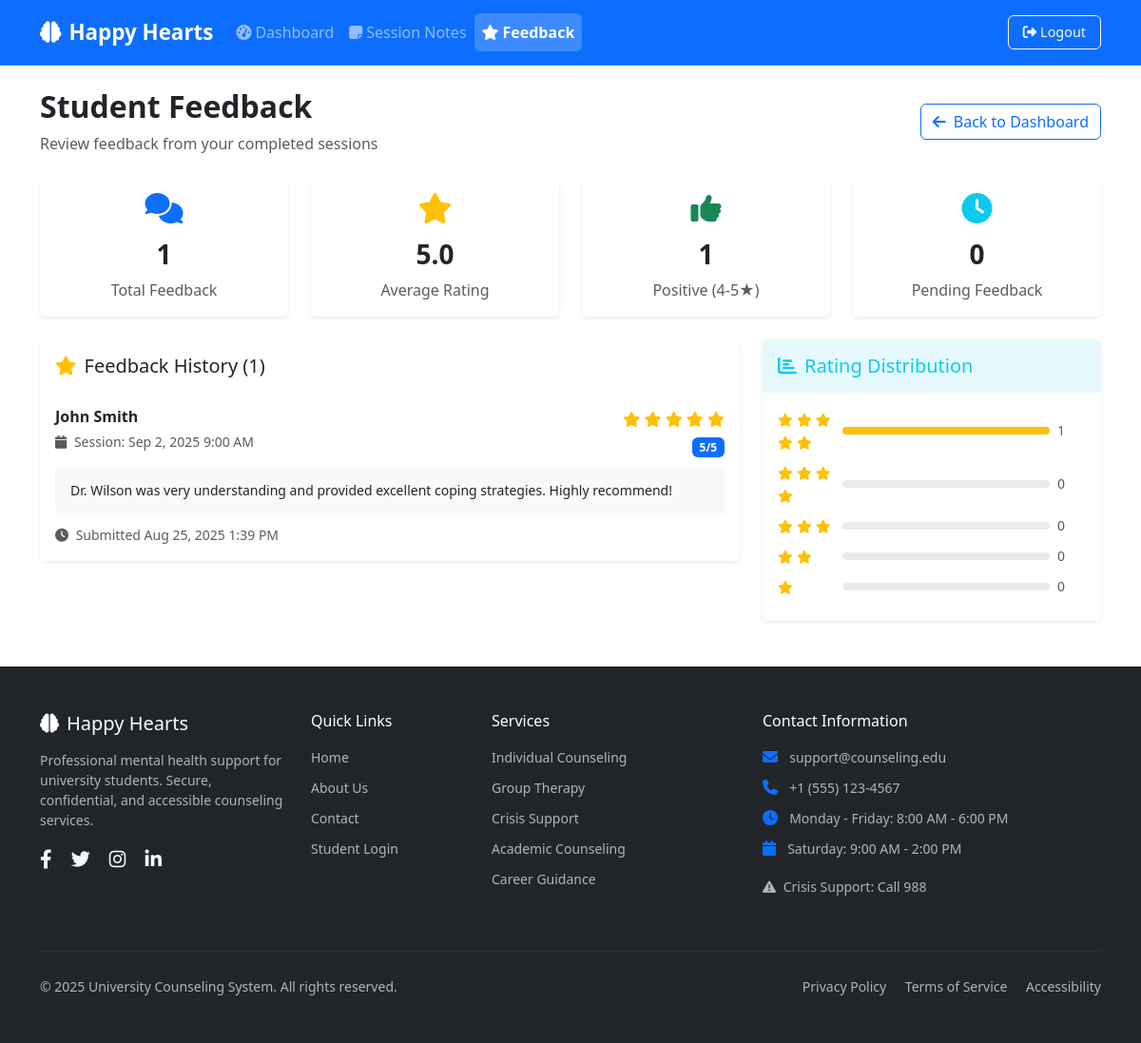
The page /counselor/view_feedback.php (signed in) on the database as committed earlier.
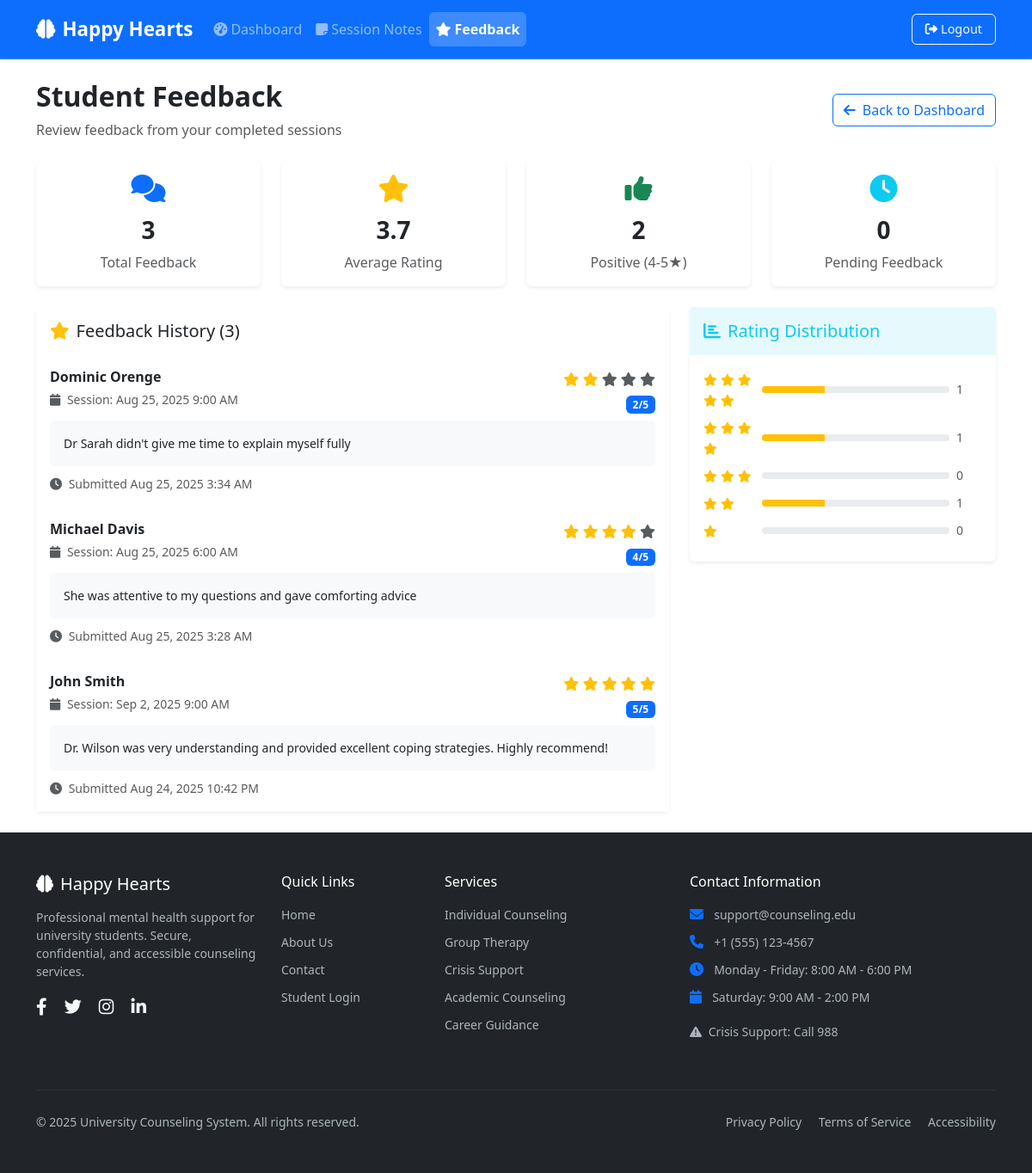
The same page on the database as committed later.
### tables this page shows
CREATE TABLE `feedback` (
  `id` bigint NOT NULL AUTO_INCREMENT,
  `student_id` bigint NOT NULL,
  `counselor_id` bigint NOT NULL,
  `session_id` bigint NOT NULL,
  `rating` int DEFAULT NULL,
  `comment` text,
  `created_at` timestamp NULL DEFAULT CURRENT_TIMESTAMP,
  PRIMARY KEY (`id`),
  UNIQUE KEY `student_id` (`student_id`,`counselor_id`,`session_id`),
  KEY `counselor_id` (`counselor_id`),
  KEY `session_id` (`session_id`),
  CONSTRAINT `feedback_ibfk_1` FOREIGN KEY (`student_id`) REFERENCES `users` (`id`),
  CONSTRAINT `feedback_ibfk_2` FOREIGN KEY (`counselor_id`) REFERENCES `users` (`id`),
  CONSTRAINT `feedback_ibfk_3` FOREIGN KEY (`session_id`) REFERENCES `sessions` (`id`),
  CONSTRAINT `feedback_chk_1` CHECK ((`rating` between 1 and 5))
);

CREATE TABLE `users` (
  `id` bigint NOT NULL AUTO_INCREMENT,
  `role` enum('STUDENT','COUNSELOR','ADMIN') NOT NULL,
  `name` varchar(150) NOT NULL,
  `email` varchar(150) NOT NULL,
  `password_hash` varchar(255) NOT NULL,
  `phone` varchar(20) DEFAULT NULL,
  `created_at` timestamp NULL DEFAULT CURRENT_TIMESTAMP,
  PRIMARY KEY (`id`),
  UNIQUE KEY `email` (`email`)
);

CREATE TABLE `appointments` (
  `id` bigint NOT NULL AUTO_INCREMENT,
  `student_id` bigint NOT NULL,
  `counselor_id` bigint NOT NULL,
  `start_time` datetime NOT NULL,
  `end_time` datetime NOT NULL,
  `status` enum('PENDING','APPROVED','DECLINED','CANCELLED','COMPLETED') DEFAULT 'PENDING',
  `message` text,
  `created_at` timestamp NULL DEFAULT CURRENT_TIMESTAMP,
  `updated_at` timestamp NULL DEFAULT NULL,
  PRIMARY KEY (`id`),
  KEY `counselor_id` (`counselor_id`,`start_time`),
  KEY `student_id` (`student_id`,`start_time`),
  CONSTRAINT `appointments_ibfk_1` FOREIGN KEY (`student_id`) REFERENCES `users` (`id`),
  CONSTRAINT `appointments_ibfk_2` FOREIGN KEY (`counselor_id`) REFERENCES `users` (`id`)
);

### counselor/view_feedback.php (the view, shortened to what the changed rows need)
<?php
require_once '../config/db.php';
$counselor_id = $_SESSION['user_id'];
$stmt = $pdo->prepare("
    SELECT f.*, u.name as student_name, a.start_time, a.end_time
    FROM feedback f
    JOIN sessions s ON f.session_id = s.id
    JOIN appointments a ON s.appointment_id = a.id
    JOIN users u ON f.student_id = u.id
    WHERE a.counselor_id = ?
    ORDER BY f.created_at DESC
");
$stmt->execute([$counselor_id]);
$feedback_list = $stmt->fetchAll();
$total_feedback = count($feedback_list);
$avg_rating = 0;
$rating_counts = [1 => 0, 2 => 0, 3 => 0, 4 => 0, 5 => 0];
if ($total_feedback > 0) {
    $total_ratings = 0;
    foreach ($feedback_list as $feedback) {
        $total_ratings += $feedback['rating'];
        $rating_counts[$feedback['rating']]++;
    }
    $avg_rating = $total_ratings / $total_feedback;
}
?>
<!DOCTYPE html>
<html lang="en">
<head>
    <link href="https://cdn.jsdelivr.net/npm/bootstrap@5.3.0/dist/css/bootstrap.min.css" rel="stylesheet">
    <link href="https://cdnjs.cloudflare.com/ajax/libs/font-awesome/6.4.0/css/all.min.css" rel="stylesheet">
    <link href="../assets/css/app.css" rel="stylesheet">
</head>
<body>
    <div class="container py-4">
        <div class="row">
            <div class="col-12">
                <div class="d-flex justify-content-between align-items-center mb-4">
                    <div>
                        <h2 class="fw-bold">Student Feedback</h2>
                    </div>
                </div>
            </div>
        </div>
        <div class="row g-4 mb-4">
            <div class="col-md-3">
                <div class="card border-0 shadow-sm text-center">
                    <div class="card-body">
                        <i class="fas fa-comments text-primary fs-2 mb-3"></i>
                        <h3 class="fw-bold"><?= $total_feedback ?></h3>
                        <p class="text-muted mb-0">Total Feedback</p>
                    </div>
                </div>
            </div>
            <div class="col-md-3">
                <div class="card border-0 shadow-sm text-center">
                    <div class="card-body">
                        <i class="fas fa-star text-warning fs-2 mb-3"></i>
                        <h3 class="fw-bold"><?= number_format($avg_rating, 1) ?></h3>
                        <p class="text-muted mb-0">Average Rating</p>
                    </div>
                </div>
            </div>
            <div class="col-md-3">
                <div class="card border-0 shadow-sm text-center">
                    <div class="card-body">
                        <i class="fas fa-thumbs-up text-success fs-2 mb-3"></i>
                        <h3 class="fw-bold"><?= $rating_counts[5] + $rating_counts[4] ?></h3>
                        <p class="text-muted mb-0">Positive (4-5★)</p>
                    </div>
                </div>
            </div>
        </div>
        <div class="row">
            <div class="col-lg-8">
                <div class="card border-0 shadow-sm">
                    <div class="card-header bg-white border-0 py-3">
                        <h5 class="mb-0">
                            <i class="fas fa-star text-warning me-2"></i>Feedback History (<?= $total_feedback ?>)
                        </h5>
                    </div>
                    <div class="card-body p-0">
                        <?php if (empty($feedback_list)): ?>
                            <div class="text-center py-5">
                                <i class="fas fa-comments text-muted fs-1 mb-3"></i>
                                <h5 class="text-muted">No feedback yet</h5>
                                <p class="text-muted">Feedback will appear here after students complete their sessions</p>
                            </div>
                        <?php else: ?>
                            <div class="list-group list-group-flush">
                                <?php foreach ($feedback_list as $feedback): ?>
                                    <div class="list-group-item border-0 py-3">
                                        <div class="d-flex justify-content-between align-items-start mb-2">
                                            <div>
                                                <h6 class="mb-1 fw-bold"><?= htmlspecialchars($feedback['student_name']) ?></h6>
                                                <small class="text-muted">
                                                    <i class="fas fa-calendar me-1"></i>
                                                    Session: <?= date('M j, Y g:i A', strtotime($feedback['start_time'])) ?>
                                                </small>
                                            </div>
                                            <div class="text-end">
                                                <div class="mb-1">
                                                    <?php for ($i = 1; $i <= 5; $i++): ?>
                                                        <i class="fas fa-star <?= $i <= $feedback['rating'] ? 'text-warning' : 'text-muted' ?>"></i>
                                                    <?php endfor; ?>
                                                </div>
                                                <span class="badge bg-primary"><?= $feedback['rating'] ?>/5</span>
                                            </div>
                                        </div>
                                        <?php if ($feedback['comment']): ?>
                                            <div class="bg-light rounded p-3 mb-2">
                                                <p class="mb-0 small"><?= nl2br(htmlspecialchars($feedback['comment'])) ?></p>
                                            </div>
                                        <?php endif; ?>
                                        <small class="text-muted">
                                            <i class="fas fa-clock me-1"></i>
                                            Submitted <?= date('M j, Y g:i A', strtotime($feedback['created_at'])) ?>
                                        </small>
                                    </div>
                                <?php endforeach; ?>
                            </div>
                        <?php endif; ?>
                    </div>
                </div>
            </div>
            <div class="col-lg-4">
                <div class="card border-0 shadow-sm mb-4">
                    <div class="card-body">
                        <?php if ($total_feedback > 0): ?>
                            <?php for ($i = 5; $i >= 1; $i--): ?>
                                <div class="d-flex align-items-center mb-2">
                                    <div class="me-2" style="width: 60px;">
                                        <?php for ($j = 1; $j <= $i; $j++): ?>
                                            <i class="fas fa-star text-warning small"></i>
                                        <?php endfor; ?>
                                    </div>
                                    <div class="flex-grow-1">
                                        <div class="progress" style="height: 8px;">
                                            <div class="progress-bar bg-warning"
                                                 style="width: <?= $total_feedback > 0 ? ($rating_counts[$i] / $total_feedback * 100) : 0 ?>%">
                                            </div>
                                        </div>
                                    </div>
                                    <div class="ms-2 text-muted small" style="width: 30px;">
                                        <?= $rating_counts[$i] ?>
                                    </div>
                                </div>
                            <?php endfor; ?>
                        <?php endif; ?>
                    </div>
                </div>
            </div>
        </div>
    </div>
</body>
</html>

Rows that differ between the two databases and show on the page:
added feedback: student.name "Dominic Orenge", appointments.start_time "Aug 25, 2025 9:00 AM", rating "2", comment "Dr Sarah didn't give me time to explain myself fully", created_at "Aug 25, 2025 3:34 AM"
added feedback: student.name "Michael Davis", appointments.start_time "Aug 25, 2025 6:00 AM", rating "4", comment "She was attentive to my questions and gave comforting advice", created_at "Aug 25, 2025 3:28 AM"
changed feedback "John Smith": created_at "Aug 25, 2025 1:39 PM" → "Aug 24, 2025 10:42 PM"
Other text that changed with them:
$total_feedback: "1" → "3"
$avg_rating: "5.0" → "3.7"
$rating_counts[5] + $rating_counts[4]: "1" → "2"
$rating_counts[$i] / $total_feedback * 100: 100 → 33.333333333333 (drawn)
new list line: "1"
list line gone: "0"
